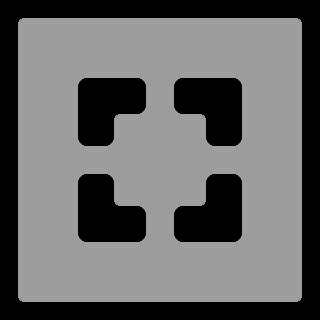

A level layout from a 2D game, rendered from its tile map. Below: a short description, then the map file with its tile-grid data intact:
An orthogonal 10x10 tile map with 32x32 px tiles, 1 tile layer (Arch).

<map version="1.0" orientation="orthogonal" renderorder="right-down" width="10" height="10" tilewidth="32" tileheight="32" nextobjectid="1">
 <tileset firstgid="1" source="../Tilesets/Architecture.tsx" />
 <layer name="Arch" width="10" height="10">
  <data encoding="csv">
5,2,2,2,2,2,2,2,2,6,
1,13,13,13,13,13,13,13,13,3,
1,13,11,4,12,11,4,12,13,3,
1,13,3,5,9,10,6,1,13,3,
1,13,10,9,13,13,10,9,13,3,
1,13,11,12,13,13,11,12,13,3,
1,13,3,8,12,11,7,1,13,3,
1,13,10,2,9,10,2,9,13,3,
1,13,13,13,13,13,13,13,13,3,
8,4,4,4,4,4,4,4,4,7
</data>
 </layer>
</map>